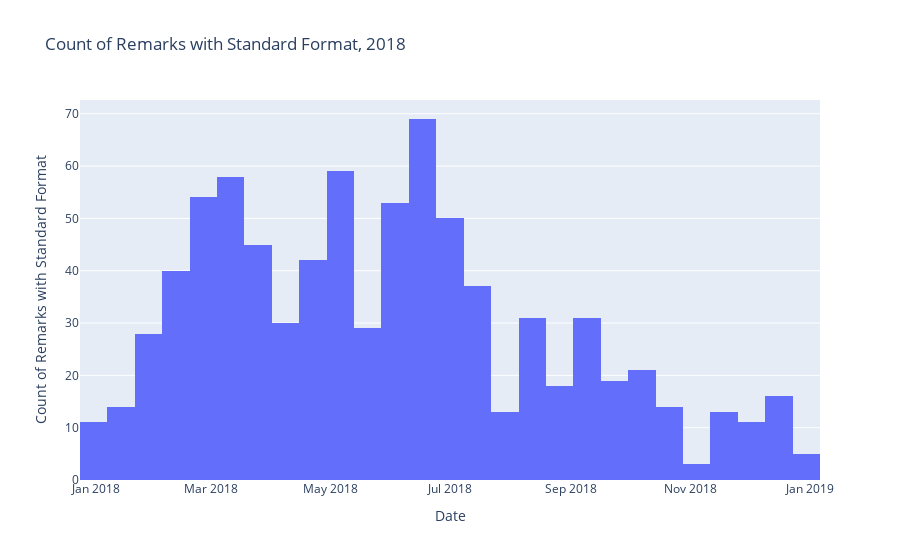

Source (notebook cell):
### Markdown cell above
#### Visualizations

### Code cell
# Single year histogram for count of remarks with a standard format in SkyWatch
fig = px.histogram(date18_df, x="Year 2018", title = "Count of Remarks with Standard Format, 2018")
fig.update_layout(
    xaxis_title_text='Date', # xaxis label
    yaxis_title_text='Count of Remarks with Standard Format') # yaxis label
fig.show()

### Figure 1 — Plotly figure (JSON) as saved in the notebook; plotly's stock layout.template omitted (floating-point values rounded to 4 significant figures; data arrays with more than 128 entries replaced by an {"elided": "..."} marker saying what was removed)
{"data": [{"alignmentgroup": "True", "bingroup": "x", "hovertemplate": "Year 2018=%{x}<br>count=%{y}<extra></extra>", "legendgroup": "", "marker": {"color": "#636efa", "pattern": {"shape": ""}}, "name": "", "offsetgroup": "", "orientation": "v", "showlegend": false, "type": "histogram", "x": {"elided": "814 str values"}, "xaxis": "x", "yaxis": "y"}], "layout": {"barmode": "relative", "legend": {"tracegroupgap": 0}, "title": {"text": "Count of Remarks with Standard Format, 2018"}, "xaxis": {"anchor": "y", "domain": [0, 1], "title": {"text": "Date"}}, "yaxis": {"anchor": "x", "domain": [0, 1], "title": {"text": "Count of Remarks with Standard Format"}}}}
